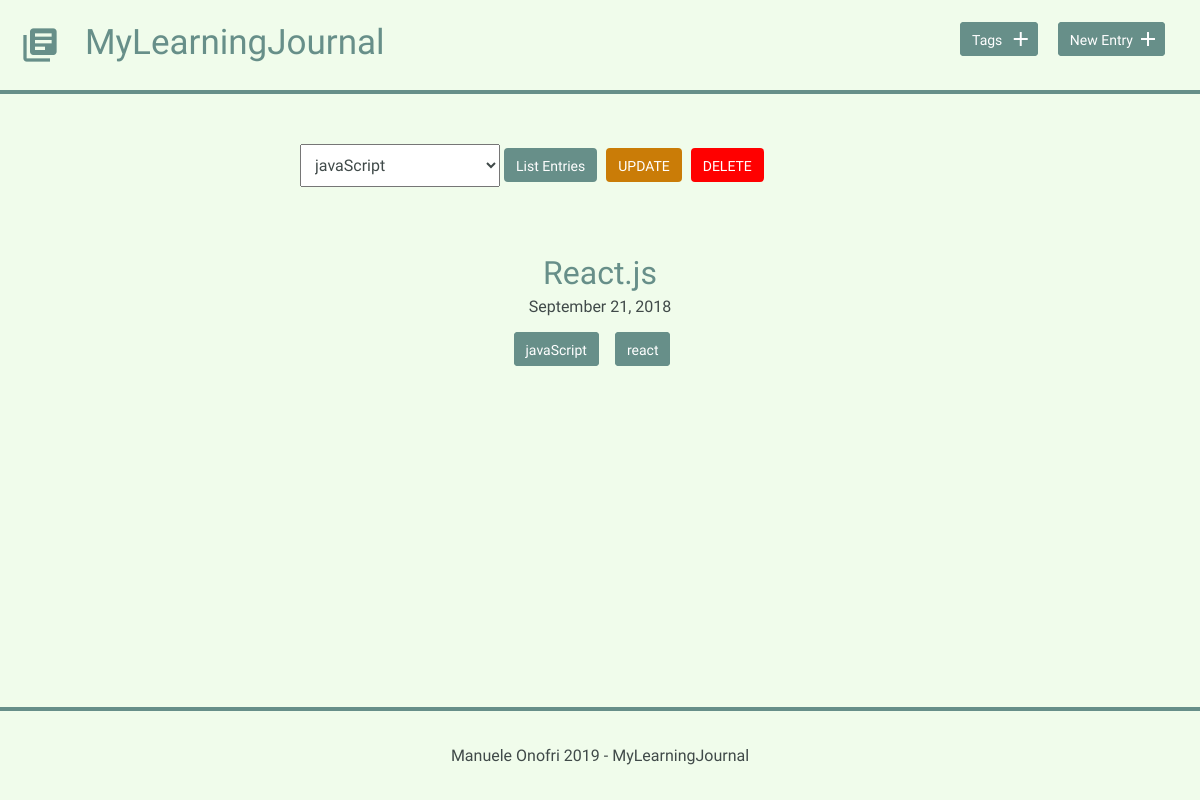
Screenshot of /tags.php?id=4 with the database file from the repository.
### tables this page shows
CREATE TABLE "tags" (
	"id"	INTEGER NOT NULL PRIMARY KEY AUTOINCREMENT,
	"name"	TEXT NOT NULL UNIQUE
);

CREATE TABLE "entries" (
	`id`	INTEGER,
	`title`	TEXT,
	`date`	TEXT,
	`time_spent`	INTEGER,
	`learned`	BLOB,
	`resources`	BLOB,
	PRIMARY KEY(`id`)
);

### inc/functions.php (called while the page is built, shortened)
<?php
function get_entries_per_tag($tag_id) {
    include('connection.php');
    try {
        $results = $db->query('SELECT entries.* FROM entries JOIN entries_tags
                                ON entries.id = entries_tags.entries_id
                                WHERE entries_tags.tags_id = ?');
        $results->bindValue(1, $tag_id, PDO::PARAM_INT);
        $results->execute();
    } catch (Exception $e) {
       $e->getMessage();
    }
    $tags = $results->fetchAll(PDO::FETCH_ASSOC);
    return $tags;
}
function get_tags_per_entry($entry_id) {
    include('connection.php');
    try {
        $results = $db->query('SELECT tags.name, tags.id FROM tags JOIN entries_tags
                                ON tags.id = entries_tags.tags_id
                                WHERE entries_tags.entries_id = ?');
        $results->bindValue(1, $entry_id, PDO::PARAM_INT);
        $results->execute();
    } catch (Exception $e) {
       $e->getMessage();
    }
    $tags = $results->fetchAll(PDO::FETCH_ASSOC);
    return $tags;
}
function get_tag($tag_id) {
    include('connection.php');
    try {
        $result = $db->prepare('SELECT name FROM tags WHERE id = ?');
        $result->bindValue(1, $tag_id, PDO::PARAM_INT);
        $result->execute();
        $tag_name = $result->fetch();
        return $tag_name;
    } catch (Exception $e) {
        $e->getMessage();
    }
}

### tags.php (the view, shortened to what this page needs)
<?php
include('inc/functions.php');
$tags = get_tags();
if (isset($_GET['id'])) {
    $tag_id = filter_input(INPUT_GET, 'id', FILTER_SANITIZE_NUMBER_INT);
    $tag_name = get_tag($tag_id)['name'];
    $entries = get_entries_per_tag($tag_id);
}
include('inc/header.php');
?>
<div class="tags-control">
    <form action="tags.php" method="post">
        <select name="tag">
        <?php foreach ($tags as $tag) {
            if (isset($tag_id) && ($tag == $tag_name)) {
                echo "<option value='$tag' selected>$tag</option>";
            } else {
                echo "<option value='$tag'>$tag</option>";
            }
        }
        ?>
        </select>
        <input class="button" type="submit" name="submit" value="List Entries" />
        <input class="button button-update" type="submit" name="update" value="Update" />
        <input class="button button-delete" type="submit" name="delete" value="Delete" onclick="return confirm('Are you sure you want to delete the selected tag?')" />
    </form>
</div>
<?php if (isset($entries)) { ?>
    <div class="entry-list">
        <?php foreach ($entries as $entry) {
            $tags = get_tags_per_entry($entry['id']);
        ?>
            <article>
                <h2>
                    <a href="detail.php?id=<?php echo $entry['id']; ?>">
                        <?php echo $entry['title']; ?>
                    </a>
                </h2>
                <time datetime="<?php echo $entry['date']; ?>">
                    <?php echo strftime("%B %e, %G", strtotime($entry['date'])); ?>
                </time>
                <?php if (!empty($tags)) {
                    echo "<div class='tags-list'>";
                    foreach ($tags as $tag) {
                        echo "<a href='tags.php?id=" . $tag['id'] . "' class='button button-tag'>" . $tag['name'] . "</a>";
                    }
                    echo "</div>";
                } ?>
            </article>
        <?php } ?>
    </div>
<?php } ?>
<?php include('inc/footer.php'); ?>

### css/site.css (style rules this page uses)
body { font-size: 16px; color: #404a49; font-family: 'Cousine', serif; font-weight: 400; background-color: rgb(240, 252, 235); position: relative; min-height: 100vh; }
.tags-control { display: box; width: 600px; margin: 50px auto 0; }
.button { padding: 8px 10px 6px 10px; background: #678f89; border: 2px solid #678f89; border-radius: 4px; text-decoration: none; color: #FFF; position: relative; text-align: center; font-size: 14px; }
.button-delete { text-transform: uppercase; background-color: rgb(255, 0, 0); border-color: rgb(255, 0, 0); }
.button-update { text-transform: uppercase; background-color: #ca7c07; border-color: #ca7c07; }
.button-tag { margin-right: 1rem; }
h1, h2, h3 { margin: 0; font-weight: 400; line-height: 1em; color: #000; }
h2 { font-size: 32px; }
h2 a { text-decoration: none; color: #678f89; }
.entry-list, .edit-entry, .new-entry, .edit-tag { max-width: 800px; margin: 0 auto; padding: 70px 0 150px 0; }
.entry-list article { margin-bottom: 70px; text-align: center; }
.entry-list article:last-child { margin-bottom: 0; }
.entry-list article h2 { margin-bottom: 8px; }
.tags-list { margin-top: 1.5rem; }
input[type=submit] { margin-right: 5px; }
select { padding: 10px; width: 200px; }

### rows the page displays
tags: tag "javaScript"
entries: title "React.js", date "September 21, 2018", name "javaScript", name "react"
